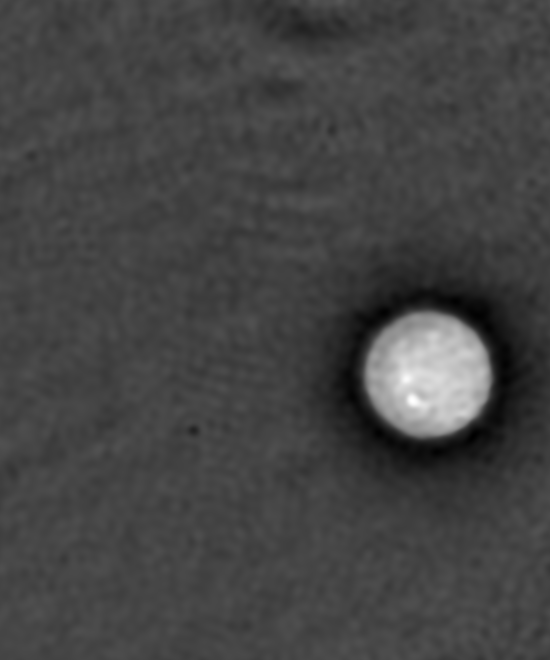
#> input picture tp3-en/traitement-images/ressources-tp3/07-cellule.png, 550 x 660 px
$ python 04_microscopy.py
#> lines starting #> are read from the running program, lines starting #| are printed output that depends on the picture
### tp3-en/traitement-images/tp3/tp3_support.py
"""Shared plotting helpers. The calculations requested in the lab stay in each script."""
from pathlib import Path
import matplotlib.pyplot as plt
import numpy as np
from PIL import Image

SCRIPT_DIR = Path(__file__).resolve().parent
RESOURCE_DIR = SCRIPT_DIR.parent / 'ressources-tp3'
if not RESOURCE_DIR.exists():
    RESOURCE_DIR = SCRIPT_DIR.parent / 'ressources'
RESULTS_DIR = SCRIPT_DIR / 'resultats'


def load_image(filename):
#> called with filename = '07-cellule.png'
    with Image.open(RESOURCE_DIR / filename) as source:
#> source is the input picture: PIL image 550x660 L; min 0, max 255, mean 68
        return np.asarray(source.convert('L'), dtype=float) / 255


def require(value):
    if value is None:
        raise NotImplementedError('Complete the TODO calculations before running the script.')
    return value


def save_figure(figure, filename):
    RESULTS_DIR.mkdir(exist_ok=True)
    figure.tight_layout()
    figure.savefig(RESULTS_DIR / filename, dpi=150, bbox_inches='tight')
    print('Saved figure:', RESULTS_DIR / filename)
    plt.show()


def compare_images(cases, filename, region=None):
#> called with filename = '04-cellule.png', region = (300, 210, 550, 480)
    rows = 2 if region is not None else 1
    figure, axes = plt.subplots(rows, len(cases), figsize=(4 * len(cases), 3.3 * rows), squeeze=False)
    for column, (title, image) in enumerate(cases):
        require(image)
        axes[0, column].imshow(image, cmap='gray', vmin=0, vmax=1)
        axes[0, column].set_title(title)
        axes[0, column].axis('off')
        if region is not None:
            x0, y0, x1, y1 = region
            axes[0, column].add_patch(plt.Rectangle((x0, y0), x1-x0, y1-y0, fill=False, color='red'))
            axes[1, column].imshow(image[y0:y1, x0:x1], cmap='gray', vmin=0, vmax=1, interpolation='nearest')
            axes[1, column].set_title('Selected region')
            axes[1, column].axis('off')
#> this loop made 3 passes
#> title on passes 1 to 3: 'Input', 'Gaussian, sigma=1', 'Gaussian, sigma=3'
    save_figure(figure, filename)
#> in save_figure, `figure.savefig(RESULTS_DIR / filename, dpi=150, bbox_inches='tight')`:
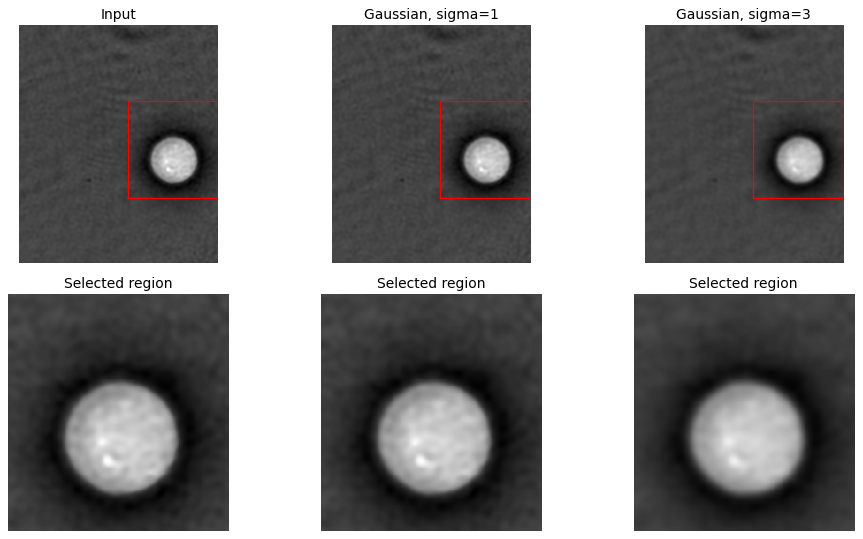
#> figure drawn by matplotlib, 6 panels


def show_profiles(cases, row, filename):
#> called with row = 350, filename = '04-profil-cellule.png'
    figure, axis = plt.subplots(figsize=(10, 3.5))
    for title, image in cases:
        axis.plot(image[row, :], label=title)
#> this loop made 3 passes
    lower = min(0.0, min(float(image[row, :].min()) for _, image in cases)) - 0.05
#> lower = -0.05
    upper = max(1.0, max(float(image[row, :].max()) for _, image in cases)) + 0.05
#> upper = 1.05
    axis.set(xlabel='Column x', ylabel='Intensity', title=f'Intensity profile at row {row}', ylim=(lower, upper))
    axis.grid(alpha=0.25)
    axis.legend()
    save_figure(figure, filename)
#> call 2 of save_figure, with filename = '04-profil-cellule.png'
#> in save_figure (call 2), `figure.savefig(RESULTS_DIR / filename, dpi=150, bbox_inches='tight')`:
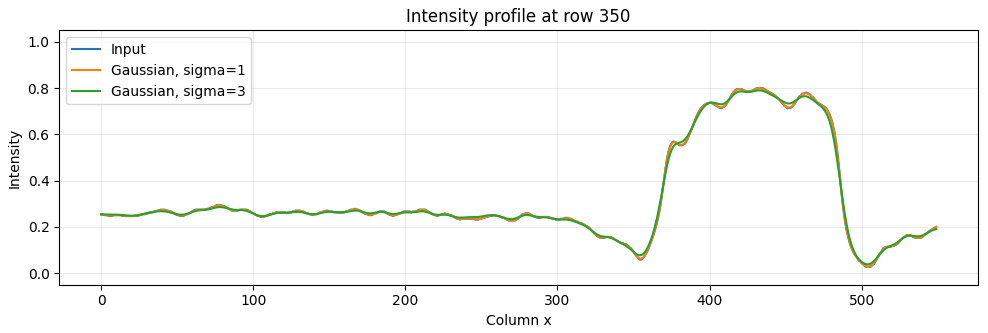
#> figure drawn by matplotlib, 1 panel; curve peaks at x = 431, y = 0.8; curve peaks at x = 433, y = 0.8; curve peaks at x = 433, y = 0.79


# [11 lines left out: function compare_gradients, not called in this run]

### tp3-en/traitement-images/tp3/04_microscopy.py
"""Choose a filtering compromise without a clean reference image."""
from scipy import ndimage
from tp3_support import load_image, require, compare_images, show_profiles

image = load_image('07-cellule.png')
# TODO: apply a Gaussian filter with sigma=1 and mode='reflect'.
result_a = ndimage.gaussian_filter(image , sigma=1 , mode = "reflect")
# TODO: apply a Gaussian filter with sigma=3 and mode='reflect'.
result_b = ndimage.gaussian_filter(image , sigma = 3 , mode = "reflect")
cases = [('Input', image), ('Gaussian, sigma=1', require(result_a)),
         ('Gaussian, sigma=3', require(result_b))]
compare_images(cases, '04-cellule.png', region=(300, 210, 550, 480))
show_profiles(cases, 350, '04-profil-cellule.png')
